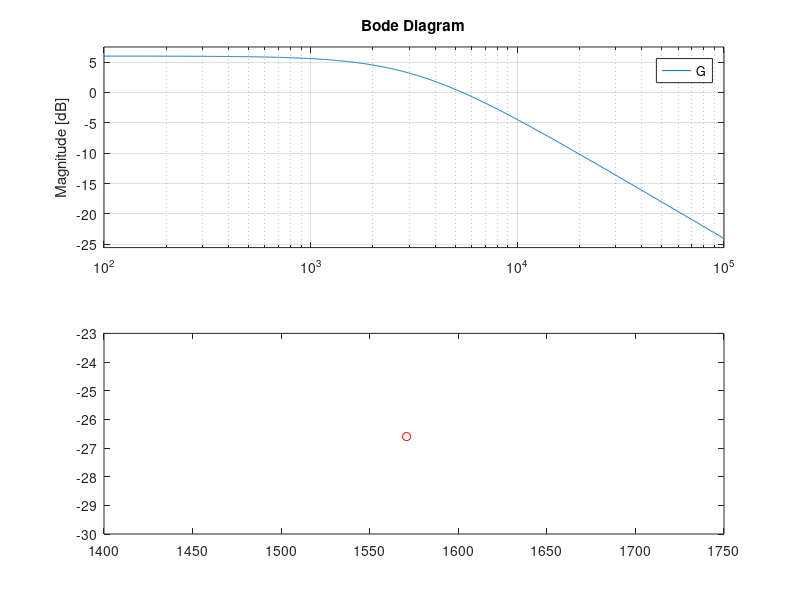

Write the MATLAB code that produced this figure.
% Clear variables in the workspace, clear the screen and clear the
% present figures
clear; clc; clf;

% Specify the variables for the transfer function
k_dc = 1.995;
Tc = 3.18e-4;

% Create a symbolic representation of the transfer function G(s)
s = tf('s');
G = k_dc/(Tc*s + 1);

% Create a Bode plot of the transfer function and plot the phase
% point that was given as a check for accuracy
hold on
bode(G)
plot(2*pi*250,-26.6,'ro')
